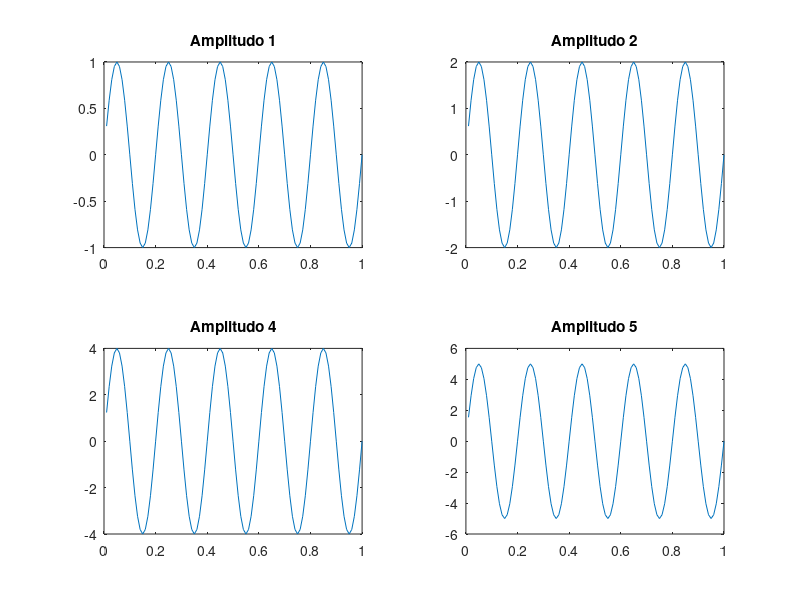
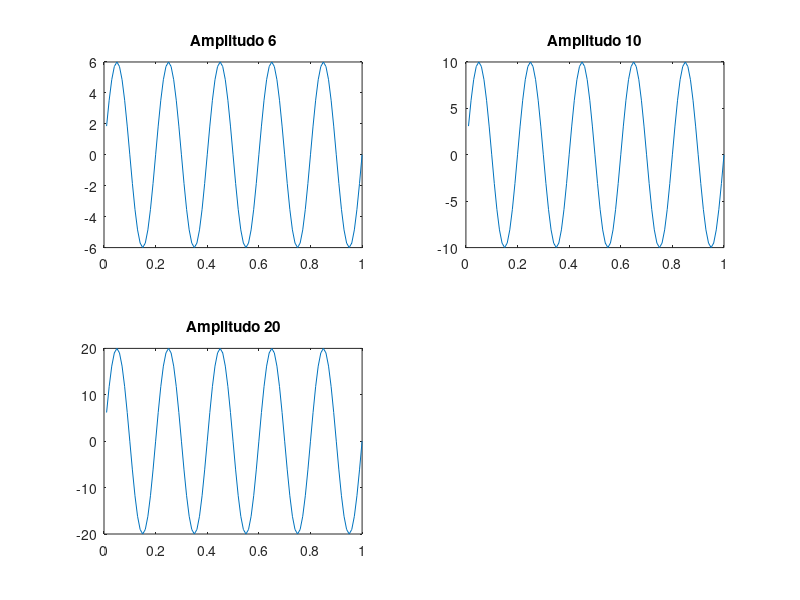

Source code (MATLAB) for these figures, in order:
% Pembangkitan Sinyal Waktu Kontinu Sinusoidal
Fs = 100;
t = (1:100)/Fs;
s1 = sin(2*pi*5*t);    % amplitudo 1

s2 = 2*sin(2*pi*5*t);  % amplitudo 2
s3 = 4*sin(2*pi*5*t);  % amplitudo 4
s4 = 5*sin(2*pi*5*t);  % amplitudo 5
s5 = 6*sin(2*pi*5*t);  % amplitudo 6
s6 = 10*sin(2*pi*5*t); % amplitudo 10
s7 = 20*sin(2*pi*5*t); % amplitudo 20

figure;
subplot(2, 2, 1)
plot(t, s1)
title('Amplitudo 1')

subplot(2, 2, 2)
plot(t, s2)
title('Amplitudo 2')

subplot(2, 2, 3)
plot(t, s3)
title('Amplitudo 4')

subplot(2, 2, 4)
plot(t, s4)
title('Amplitudo 5')

figure;
subplot(2, 2, 1)
plot(t, s5)
title('Amplitudo 6')

subplot(2, 2, 2)
plot(t, s6)
title('Amplitudo 10')

subplot(2, 2, 3)
plot(t, s7)
title('Amplitudo 20')
